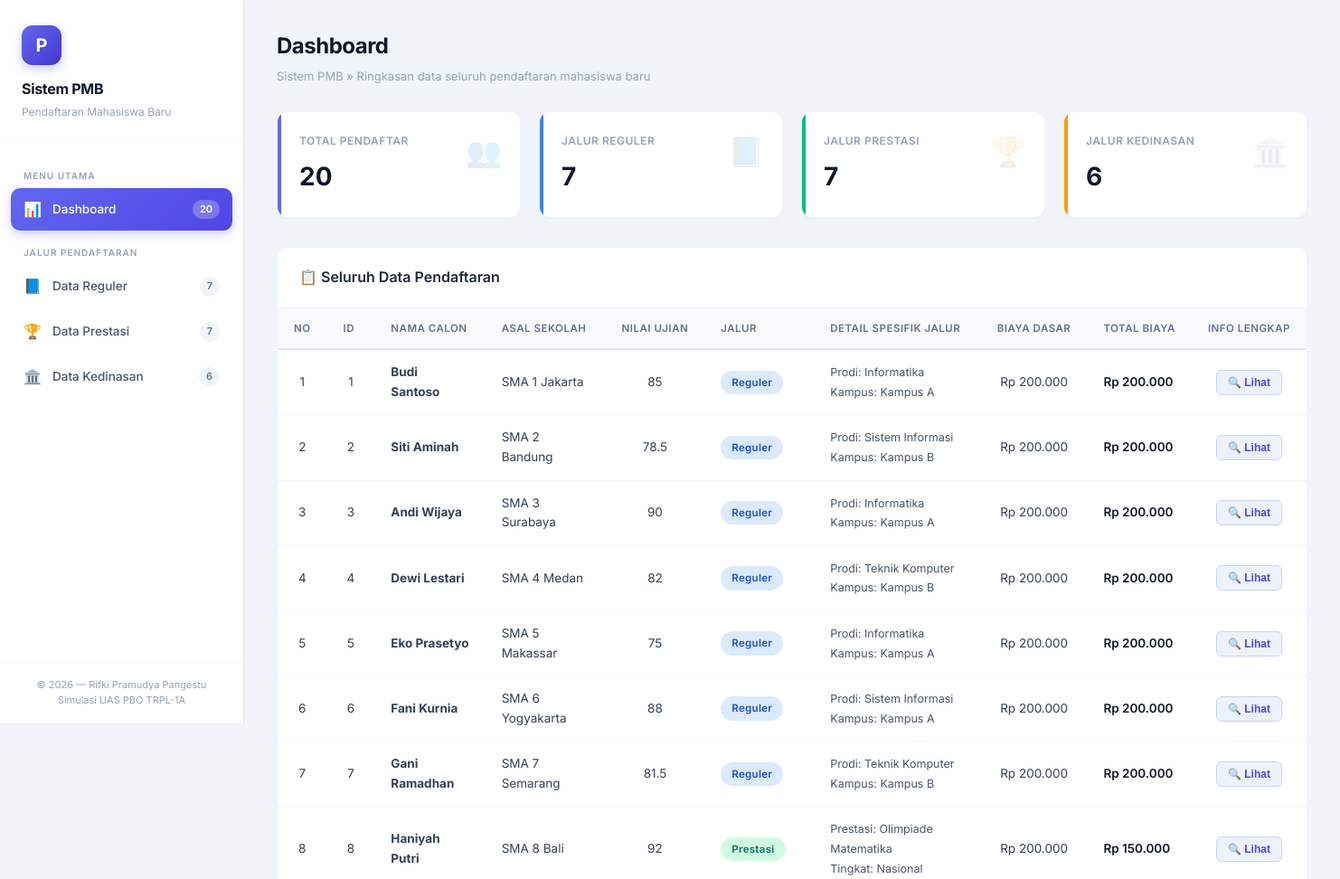
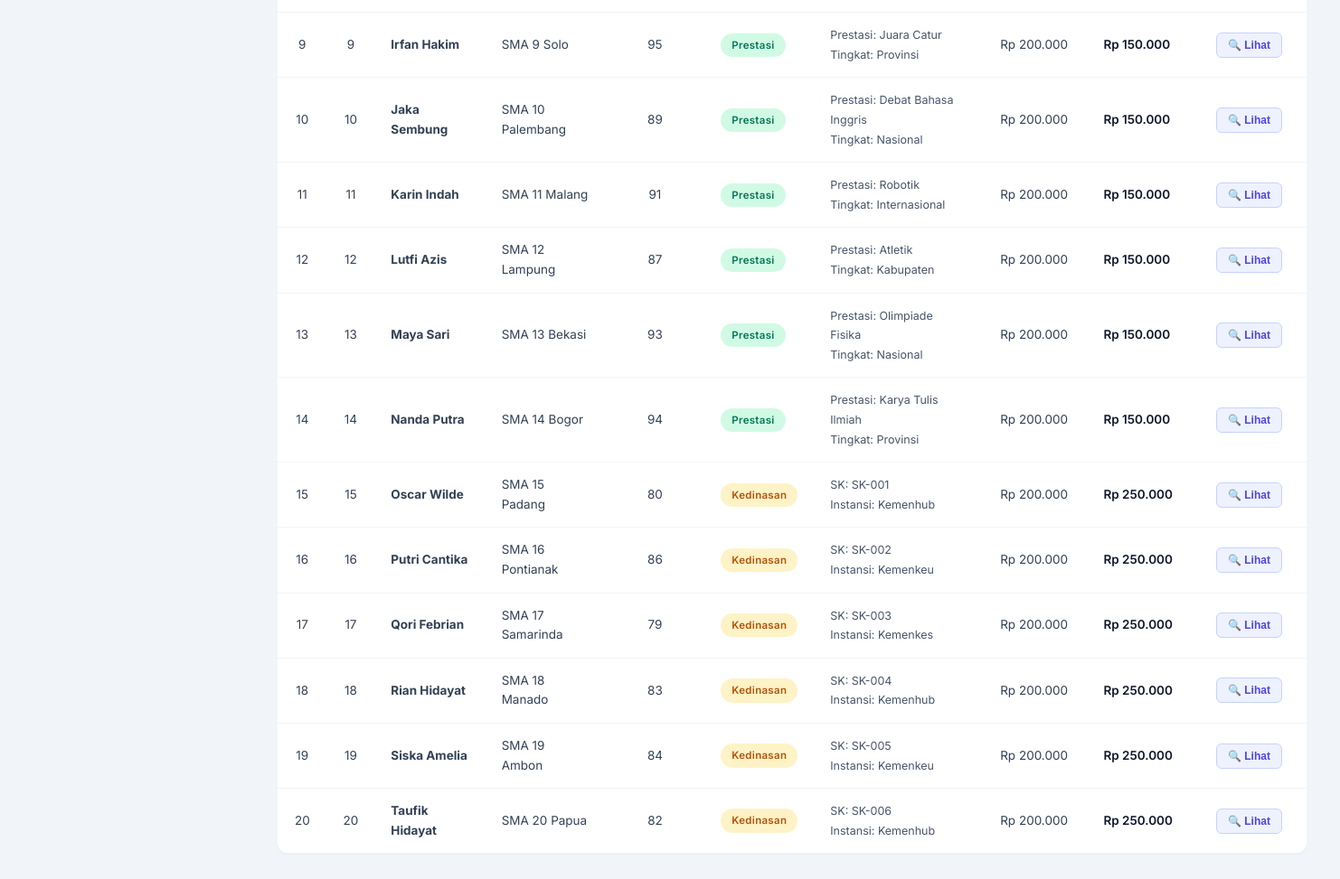
The page / on the database its author committed (2 pictures, top to bottom).
### tables this page shows
CREATE TABLE `tabel_pendaftaran` (
  `id_pendaftaran` int NOT NULL,
  `nama_calon` varchar(100) NOT NULL,
  `asal_sekolah` varchar(100) NOT NULL,
  `nilai_ujian` float NOT NULL,
  `biaya_pendaftaran_dasar` int NOT NULL,
  `jalur_pendaftaran` enum('Reguler','Prestasi','Kedinasan') NOT NULL,
  `pilihan_prodi` varchar(50) DEFAULT NULL,
  `lokasi_kampus` varchar(50) DEFAULT NULL,
  `jenis_prestasi` varchar(50) DEFAULT NULL,
  `tingkat_prestasi` varchar(50) DEFAULT NULL,
  `sk_ikatan_dinas` varchar(50) DEFAULT NULL,
  `instansi_sponsor` varchar(50) DEFAULT NULL
);

### index.php (the view, shortened to what the rows shown need)
<?php
require_once __DIR__ . '/config/database.php';
require_once __DIR__ . '/classes/Pendaftaran.php';
require_once __DIR__ . '/classes/PendaftaranReguler.php';
require_once __DIR__ . '/classes/PendaftaranPrestasi.php';
require_once __DIR__ . '/classes/PendaftaranKedinasan.php';
$page = $_GET['page'] ?? 'dashboard';
$dataReguler   = PendaftaranReguler::getDaftarJalur($koneksi);
$dataPrestasi  = PendaftaranPrestasi::getDaftarJalur($koneksi);
$dataKedinasan = PendaftaranKedinasan::getDaftarJalur($koneksi);
$sqlAll = "SELECT * FROM tabel_pendaftaran ORDER BY id_pendaftaran ASC";
$stmtAll = $koneksi->query($sqlAll);
$semuaRawData = $stmtAll->fetchAll();
$semuaEntri = [];
foreach ($semuaRawData as $row) {
    $objek = null;
    if ($row['jalur_pendaftaran'] === 'Reguler') {
        $objek = new PendaftaranReguler(
            (int)    $row['id_pendaftaran'],
            (string) $row['nama_calon'],
            (string) $row['asal_sekolah'],
            (float)  $row['nilai_ujian'],
            (int)    $row['biaya_pendaftaran_dasar'],
            (string) $row['pilihan_prodi'],
            (string) $row['lokasi_kampus']
        );
    } elseif ($row['jalur_pendaftaran'] === 'Prestasi') {
        $objek = new PendaftaranPrestasi(
            (int)    $row['id_pendaftaran'],
            (string) $row['nama_calon'],
            (string) $row['asal_sekolah'],
            (float)  $row['nilai_ujian'],
            (int)    $row['biaya_pendaftaran_dasar'],
            (string) $row['jenis_prestasi'],
            (string) $row['tingkat_prestasi']
        );
    } elseif ($row['jalur_pendaftaran'] === 'Kedinasan') {
        $objek = new PendaftaranKedinasan(
            (int)    $row['id_pendaftaran'],
            (string) $row['nama_calon'],
            (string) $row['asal_sekolah'],
            (float)  $row['nilai_ujian'],
            (int)    $row['biaya_pendaftaran_dasar'],
            (string) $row['sk_ikatan_dinas'],
            (string) $row['instansi_sponsor']
        );
    }
    if ($objek !== null) {
        $semuaEntri[] = [
            'row'   => $row,
            'objek' => $objek,
        ];
    }
}
$dataTampil = match ($page) {
    'reguler'   => array_filter($semuaEntri, fn($e) => $e['objek'] instanceof PendaftaranReguler),
    'prestasi'  => array_filter($semuaEntri, fn($e) => $e['objek'] instanceof PendaftaranPrestasi),
    'kedinasan' => array_filter($semuaEntri, fn($e) => $e['objek'] instanceof PendaftaranKedinasan),
    default     => $semuaEntri,
};
$pageLabels = [
    'dashboard' => ['title' => 'Dashboard',       'desc' => 'Ringkasan data seluruh pendaftaran mahasiswa baru'],
    'reguler'   => ['title' => 'Data Reguler',     'desc' => 'Daftar pendaftaran melalui jalur Reguler'],
    'prestasi'  => ['title' => 'Data Prestasi',    'desc' => 'Daftar pendaftaran melalui jalur Prestasi'],
    'kedinasan' => ['title' => 'Data Kedinasan',   'desc' => 'Daftar pendaftaran melalui jalur Kedinasan'],
];
function getBadgeClass(Pendaftaran $obj): string
{
    return match (true) {
        $obj instanceof PendaftaranReguler   => 'badge-reguler',
        $obj instanceof PendaftaranPrestasi  => 'badge-prestasi',
        $obj instanceof PendaftaranKedinasan => 'badge-kedinasan',
        default => '',
    };
}
function getJalurLabel(Pendaftaran $obj): string
{
    return match (true) {
        $obj instanceof PendaftaranReguler   => 'Reguler',
        $obj instanceof PendaftaranPrestasi  => 'Prestasi',
        $obj instanceof PendaftaranKedinasan => 'Kedinasan',
        default => 'Unknown',
    };
}
?>
<!DOCTYPE html>
<html lang="id">
<head>
    <link rel="stylesheet" href="assets/css/style.css">
</head>
<body>
<div class="app-wrapper">
    <aside class="sidebar" id="sidebar">
        <div class="sidebar-brand">
            <h2>Sistem PMB</h2>
        </div>
    </aside>
    <main class="main-content" id="main-content">
        <div class="page-header">
            <h1><?= htmlspecialchars($pageLabels[$page]['title']) ?></h1>
        </div>
        <div class="table-card" id="table-pendaftaran">
            <div class="table-responsive">
                <?php if (empty($dataTampil)): ?>
                    <div class="empty-state">
                        <div class="empty-icon">📭</div>
                        <p>Belum ada data pendaftaran.</p>
                    </div>
                <?php else: ?>
                    <table class="data-table" id="tabel-data">
                        <thead>
                            <tr>
                                <th>No</th>
                                <th>ID</th>
                                <th>Nama Calon</th>
                                <th>Asal Sekolah</th>
                                <th>Nilai Ujian</th>
                                <th>Jalur</th>
                                <th>Detail Spesifik Jalur</th>
                                <th>Biaya Dasar</th>
                                <th>Total Biaya</th>
                                <th>Info Lengkap</th>
                            </tr>
                        </thead>
                        <tbody>
                        <?php
                        $no = 1;
                        foreach ($dataTampil as $entry):
                            $row   = $entry['row'];
                            $objek = $entry['objek'];
                            $totalBiaya = $objek->hitungTotalBiaya();
                            $infoJalur  = $objek->tampilkanInfoJalur();
                            $badgeClass = getBadgeClass($objek);
                            $jalurLabel = getJalurLabel($objek);
                            if ($objek instanceof PendaftaranReguler) {
                                $detailSpesifik = 'Prodi: ' . htmlspecialchars($row['pilihan_prodi'])
                                    . '<br>Kampus: ' . htmlspecialchars($row['lokasi_kampus']);
                            } elseif ($objek instanceof PendaftaranPrestasi) {
                                $detailSpesifik = 'Prestasi: ' . htmlspecialchars($row['jenis_prestasi'])
                                    . '<br>Tingkat: ' . htmlspecialchars($row['tingkat_prestasi']);
                            } elseif ($objek instanceof PendaftaranKedinasan) {
                                $detailSpesifik = 'SK: ' . htmlspecialchars($row['sk_ikatan_dinas'])
                                    . '<br>Instansi: ' . htmlspecialchars($row['instansi_sponsor']);
                            } else {
                                $detailSpesifik = '-';
                            }
                        ?>
                            <tr>
                                <td class="text-center"><?= $no++ ?></td>
                                <td class="text-center"><?= htmlspecialchars($row['id_pendaftaran']) ?></td>
                                <td><strong><?= htmlspecialchars($row['nama_calon']) ?></strong></td>
                                <td><?= htmlspecialchars($row['asal_sekolah']) ?></td>
                                <td class="text-center"><?= htmlspecialchars($row['nilai_ujian']) ?></td>
                                <td>
                                    <span class="badge-jalur <?= $badgeClass ?>">
                                        <?= $jalurLabel ?>
                                    </span>
                                </td>
                                <td><span class="detail-spesifik"><?= $detailSpesifik ?></span></td>
                                <td class="text-center">Rp <?= number_format((int)$row['biaya_pendaftaran_dasar'], 0, ',', '.') ?></td>
                                <td>
                                    <span class="biaya">
                                        Rp <?= number_format($totalBiaya, 0, ',', '.') ?>
                                    </span>
                                </td>
                                <td class="text-center">
                                    <button class="btn-detail"
                                            onclick="tampilkanDetail(this)"
                                            data-info="<?= htmlspecialchars($infoJalur) ?>">
                                        🔍 Lihat
                                    </button>
                                </td>
                            </tr>
                        <?php endforeach; ?>
                        </tbody>
                    </table>
                <?php endif; ?>
            </div>
        </div>
    </main>
</div>
</body>
</html>

### rows shown on the page
tabel_pendaftaran: id_pendaftaran "1", nama_calon "Budi Santoso", asal_sekolah "SMA 1 Jakarta", nilai_ujian "85", jalurLabel "Reguler", pilihan_prodi "Informatika", lokasi_kampus "Kampus A", biaya_pendaftaran_dasar "200.000"
tabel_pendaftaran: id_pendaftaran "2", nama_calon "Siti Aminah", asal_sekolah "SMA 2 Bandung", nilai_ujian "78.5", jalurLabel "Reguler", pilihan_prodi "Sistem Informasi", lokasi_kampus "Kampus B", biaya_pendaftaran_dasar "200.000"
tabel_pendaftaran: id_pendaftaran "3", nama_calon "Andi Wijaya", asal_sekolah "SMA 3 Surabaya", nilai_ujian "90", jalurLabel "Reguler", pilihan_prodi "Informatika", lokasi_kampus "Kampus A", biaya_pendaftaran_dasar "200.000"
tabel_pendaftaran: id_pendaftaran "4", nama_calon "Dewi Lestari", asal_sekolah "SMA 4 Medan", nilai_ujian "82", jalurLabel "Reguler", pilihan_prodi "Teknik Komputer", lokasi_kampus "Kampus B", biaya_pendaftaran_dasar "200.000"
tabel_pendaftaran: id_pendaftaran "5", nama_calon "Eko Prasetyo", asal_sekolah "SMA 5 Makassar", nilai_ujian "75", jalurLabel "Reguler", pilihan_prodi "Informatika", lokasi_kampus "Kampus A", biaya_pendaftaran_dasar "200.000"
tabel_pendaftaran: id_pendaftaran "6", nama_calon "Fani Kurnia", asal_sekolah "SMA 6 Yogyakarta", nilai_ujian "88", jalurLabel "Reguler", pilihan_prodi "Sistem Informasi", lokasi_kampus "Kampus A", biaya_pendaftaran_dasar "200.000"
tabel_pendaftaran: id_pendaftaran "7", nama_calon "Gani Ramadhan", asal_sekolah "SMA 7 Semarang", nilai_ujian "81.5", jalurLabel "Reguler", pilihan_prodi "Teknik Komputer", lokasi_kampus "Kampus B", biaya_pendaftaran_dasar "200.000"
tabel_pendaftaran: id_pendaftaran "8", nama_calon "Haniyah Putri", asal_sekolah "SMA 8 Bali", nilai_ujian "92", jalurLabel "Prestasi", jenis_prestasi "Olimpiade Matematika", tingkat_prestasi "Nasional", biaya_pendaftaran_dasar "200.000", biaya_pendaftaran_dasar "150.000"
tabel_pendaftaran: id_pendaftaran "9", nama_calon "Irfan Hakim", asal_sekolah "SMA 9 Solo", nilai_ujian "95", jalurLabel "Prestasi", jenis_prestasi "Juara Catur", tingkat_prestasi "Provinsi", biaya_pendaftaran_dasar "200.000", biaya_pendaftaran_dasar "150.000"
tabel_pendaftaran: id_pendaftaran "10", nama_calon "Jaka Sembung", asal_sekolah "SMA 10 Palembang", nilai_ujian "89", jalurLabel "Prestasi", jenis_prestasi "Debat Bahasa Inggris", tingkat_prestasi "Nasional", biaya_pendaftaran_dasar "200.000", biaya_pendaftaran_dasar "150.000"
tabel_pendaftaran: id_pendaftaran "11", nama_calon "Karin Indah", asal_sekolah "SMA 11 Malang", nilai_ujian "91", jalurLabel "Prestasi", jenis_prestasi "Robotik", tingkat_prestasi "Internasional", biaya_pendaftaran_dasar "200.000", biaya_pendaftaran_dasar "150.000"
tabel_pendaftaran: id_pendaftaran "12", nama_calon "Lutfi Azis", asal_sekolah "SMA 12 Lampung", nilai_ujian "87", jalurLabel "Prestasi", jenis_prestasi "Atletik", tingkat_prestasi "Kabupaten", biaya_pendaftaran_dasar "200.000", biaya_pendaftaran_dasar "150.000"
tabel_pendaftaran: id_pendaftaran "13", nama_calon "Maya Sari", asal_sekolah "SMA 13 Bekasi", nilai_ujian "93", jalurLabel "Prestasi", jenis_prestasi "Olimpiade Fisika", tingkat_prestasi "Nasional", biaya_pendaftaran_dasar "200.000", biaya_pendaftaran_dasar "150.000"
tabel_pendaftaran: id_pendaftaran "14", nama_calon "Nanda Putra", asal_sekolah "SMA 14 Bogor", nilai_ujian "94", jalurLabel "Prestasi", jenis_prestasi "Karya Tulis Ilmiah", tingkat_prestasi "Provinsi", biaya_pendaftaran_dasar "200.000", biaya_pendaftaran_dasar "150.000"
tabel_pendaftaran: id_pendaftaran "15", nama_calon "Oscar Wilde", asal_sekolah "SMA 15 Padang", nilai_ujian "80", jalurLabel "Kedinasan", sk_ikatan_dinas "SK-001", instansi_sponsor "Kemenhub", biaya_pendaftaran_dasar "200.000", biaya_pendaftaran_dasar "250.000"
tabel_pendaftaran: id_pendaftaran "16", nama_calon "Putri Cantika", asal_sekolah "SMA 16 Pontianak", nilai_ujian "86", jalurLabel "Kedinasan", sk_ikatan_dinas "SK-002", instansi_sponsor "Kemenkeu", biaya_pendaftaran_dasar "200.000", biaya_pendaftaran_dasar "250.000"
tabel_pendaftaran: id_pendaftaran "17", nama_calon "Qori Febrian", asal_sekolah "SMA 17 Samarinda", nilai_ujian "79", jalurLabel "Kedinasan", sk_ikatan_dinas "SK-003", instansi_sponsor "Kemenkes", biaya_pendaftaran_dasar "200.000", biaya_pendaftaran_dasar "250.000"
tabel_pendaftaran: id_pendaftaran "18", nama_calon "Rian Hidayat", asal_sekolah "SMA 18 Manado", nilai_ujian "83", jalurLabel "Kedinasan", sk_ikatan_dinas "SK-004", instansi_sponsor "Kemenhub", biaya_pendaftaran_dasar "200.000", biaya_pendaftaran_dasar "250.000"
tabel_pendaftaran: id_pendaftaran "19", nama_calon "Siska Amelia", asal_sekolah "SMA 19 Ambon", nilai_ujian "84", jalurLabel "Kedinasan", sk_ikatan_dinas "SK-005", instansi_sponsor "Kemenkeu", biaya_pendaftaran_dasar "200.000", biaya_pendaftaran_dasar "250.000"
tabel_pendaftaran: id_pendaftaran "20", nama_calon "Taufik Hidayat", asal_sekolah "SMA 20 Papua", nilai_ujian "82", jalurLabel "Kedinasan", sk_ikatan_dinas "SK-006", instansi_sponsor "Kemenhub", biaya_pendaftaran_dasar "200.000", biaya_pendaftaran_dasar "250.000"

### other values the page prints
$jumlahTotal "20"
$jumlahReguler "7"
$jumlahPrestasi "7"
$jumlahKedinasan "6"
$pageLabels[$page]['title'] "Dashboard"
$pageLabels[$page]['desc'] "Ringkasan data seluruh pendaftaran mahasiswa baru"
